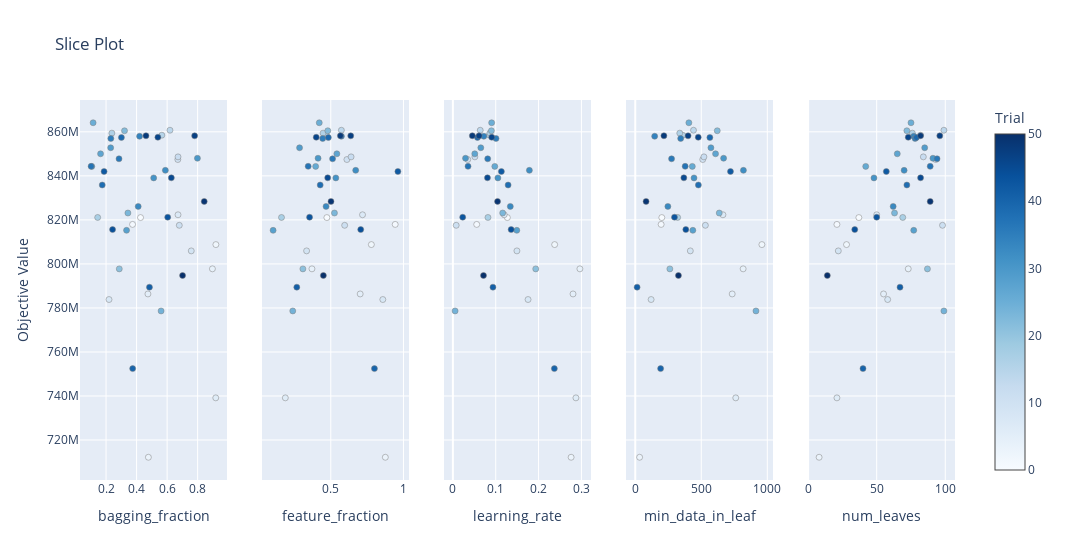

Notebook code for this chart:
### Markdown cell above
El **learning rate** es un parámetro que tiene que ir acompañado por más árboles.

### Code cell
plot_slice(study)
